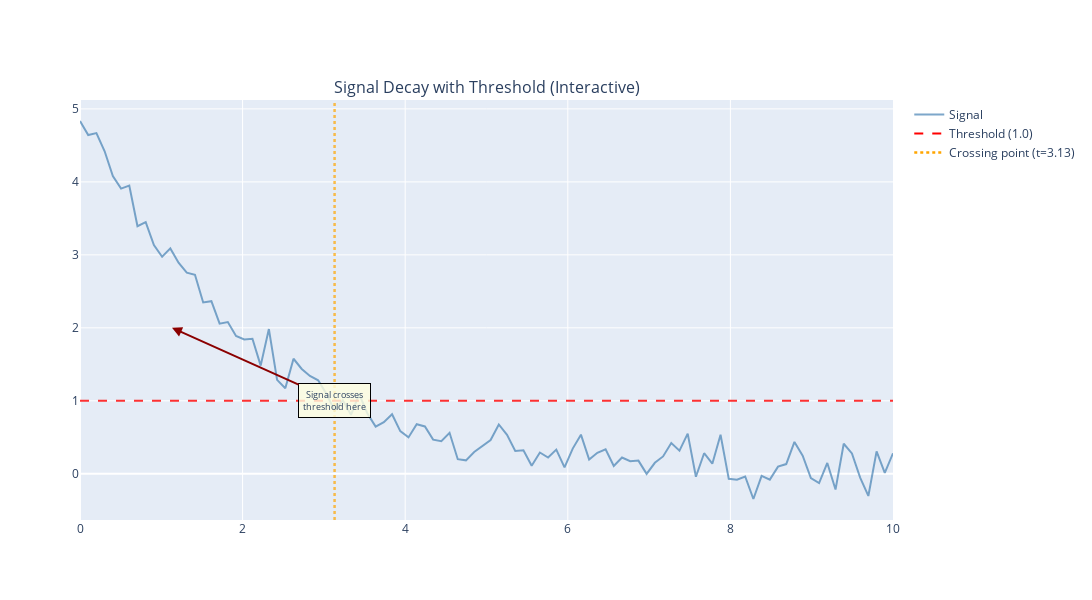

The notebook cell this image was saved under:
### Markdown cell above
## 4c. Reference Lines with Plotly Backend

The same reference line functionality works with the interactive Plotly backend. Hover over the plot to see interactive features!

### Code cell
# Same data as before
x = np.linspace(0, 10, 100)
y = 5 * np.exp(-0.5 * x) + np.random.normal(0, 0.2, 100)

threshold = 1.0
cross_idx = np.where(y < threshold)[0][0] if any(y < threshold) else len(y) - 1
cross_x = x[cross_idx]

# Create line plot with Plotly backend
data = {'x': x, 'y': y}
spec = PlotSpec(
    data=data,
    plot_type='line',
    title='Signal Decay with Threshold (Interactive)',
    color='steelblue',
    line_width=2,
    label='Signal',
    # Add horizontal threshold line
    hlines=[
        {
            'y': threshold,
            'color': 'red',
            'linestyle': '--',
            'linewidth': 2,
            'alpha': 0.8,
            'label': 'Threshold (1.0)'
        }
    ],
    # Add vertical line at crossing point
    vlines=[
        {
            'x': cross_x,
            'color': 'orange',
            'linestyle': ':',
            'linewidth': 2.5,
            'alpha': 0.7,
            'label': f'Crossing point (t={cross_x:.2f})'
        }
    ],
    # Add annotation at the crossing point
    annotations=[
        {
            'text': f'Signal crosses<br>threshold here',
            'xy': (cross_x, threshold),
            'xytext': (cross_x - 2, threshold + 1),
            'fontsize': 9,
            'bbox': dict(boxstyle='round,pad=0.5', facecolor='lightyellow', alpha=0.8),
            'arrowprops': dict(arrowstyle='->', connectionstyle='arc3,rad=0.2', color='darkred'),
        }
    ]
)

config = PlotConfig(
    xlabel='Time (s)',
    ylabel='Signal Amplitude',
    figsize=(12, 6),
    grid=True
)

grid = PlotGrid(plot_specs=[spec], config=config, backend='plotly')
fig = grid.plot()
fig.show()

print(f"\n✓ Signal crosses threshold at t={cross_x:.2f}s (Plotly interactive plot)")

### Figure 1 — Plotly figure (JSON) as saved in the notebook; plotly's stock layout.template omitted (floating-point values rounded to 4 significant figures)
{"data": [{"line": {"color": "steelblue", "width": 2}, "mode": "lines", "name": "Signal", "opacity": 0.7, "showlegend": true, "type": "scatter", "x": [0.0, 0.101, 0.202, 0.303, 0.404, 0.5051, 0.6061, 0.7071, 0.8081, 0.9091, 1.01, 1.111, 1.212, 1.313, 1.414, 1.515, 1.616, 1.717, 1.818, 1.919, 2.02, 2.121, 2.222, 2.323, 2.424, 2.525, 2.626, 2.727, 2.828, 2.929, 3.03, 3.131, 3.232, 3.333, 3.434, 3.535, 3.636, 3.737, 3.838, 3.939, 4.04, 4.141, 4.242, 4.343, 4.444, 4.545, 4.646, 4.747, 4.848, 4.949, 5.051, 5.152, 5.253, 5.354, 5.455, 5.556, 5.657, 5.758, 5.859, 5.96, 6.061, 6.162, 6.263, 6.364, 6.465, 6.566, 6.667, 6.768, 6.869, 6.97, 7.071, 7.172, 7.273, 7.374, 7.475, 7.576, 7.677, 7.778, 7.879, 7.98, 8.081, 8.182, 8.283, 8.384, 8.485, 8.586, 8.687, 8.788, 8.889, 8.99, 9.091, 9.192, 9.293, 9.394, 9.495, 9.596, 9.697, 9.798, 9.899, 10.0], "xaxis": "x", "y": [4.834, 4.642, 4.669, 4.419, 4.081, 3.908, 3.948, 3.393, 3.448, 3.133, 2.974, 3.089, 2.893, 2.756, 2.727, 2.348, 2.365, 2.057, 2.079, 1.889, 1.84, 1.85, 1.482, 1.983, 1.287, 1.172, 1.577, 1.437, 1.34, 1.281, 1.096, 0.8653, 1.008, 0.8089, 1.093, 0.8242, 0.6465, 0.7074, 0.8162, 0.5848, 0.4987, 0.6792, 0.6484, 0.4685, 0.4476, 0.5616, 0.2002, 0.1842, 0.299, 0.3782, 0.4624, 0.6756, 0.5333, 0.3119, 0.3232, 0.1104, 0.2919, 0.2233, 0.3317, 0.08857, 0.3454, 0.5362, 0.1966, 0.2879, 0.3354, 0.1074, 0.2232, 0.1721, 0.1808, -0.00131, 0.1506, 0.2382, 0.422, 0.3171, 0.5497, -0.04025, 0.2821, 0.139, 0.5353, -0.06915, -0.07999, -0.03626, -0.3453, -0.02956, -0.07996, 0.0984, 0.1333, 0.437, 0.2488, -0.05955, -0.1266, 0.1488, -0.2161, 0.4119, 0.2793, -0.0526, -0.3034, 0.308, 0.01253, 0.2813], "yaxis": "y"}, {"line": {"color": "red", "dash": "dash", "width": 2}, "mode": "lines", "name": "Threshold (1.0)", "showlegend": true, "type": "scatter", "x": [null], "xaxis": "x", "y": [null], "yaxis": "y"}, {"line": {"color": "orange", "dash": "dot", "width": 2.5}, "mode": "lines", "name": "Crossing point (t=3.13)", "showlegend": true, "type": "scatter", "x": [null], "xaxis": "x", "y": [null], "yaxis": "y"}], "layout": {"annotations": [{"font": {"size": 16}, "showarrow": false, "text": "Signal Decay with Threshold (Interactive)", "x": 0.5, "xanchor": "center", "xref": "paper", "y": 1, "yanchor": "bottom", "yref": "paper"}, {"arrowcolor": "darkred", "arrowhead": 2, "arrowsize": 1, "arrowwidth": 2, "ax": 3.131, "axref": "x", "ay": 1, "ayref": "y", "bgcolor": "rgba(255, 255, 224, 0.8)", "bordercolor": "black", "borderpad": 4, "borderwidth": 1, "font": {"size": 9}, "showarrow": true, "text": "Signal crosses<br>threshold here", "x": 1.131, "xref": "x", "y": 2, "yref": "y"}], "height": 600, "shapes": [{"line": {"color": "red", "dash": "dash", "width": 2}, "opacity": 0.8, "type": "line", "x0": 0, "x1": 1, "xref": "x domain", "y0": 1, "y1": 1, "yref": "y"}, {"line": {"color": "orange", "dash": "dot", "width": 2.5}, "opacity": 0.7, "type": "line", "x0": 3.131, "x1": 3.131, "xref": "x", "y0": 0, "y1": 1, "yref": "y domain"}], "showlegend": true, "title": {}, "width": 1200, "xaxis": {"anchor": "y", "domain": [0, 1]}, "yaxis": {"anchor": "x", "domain": [0, 1]}}}
